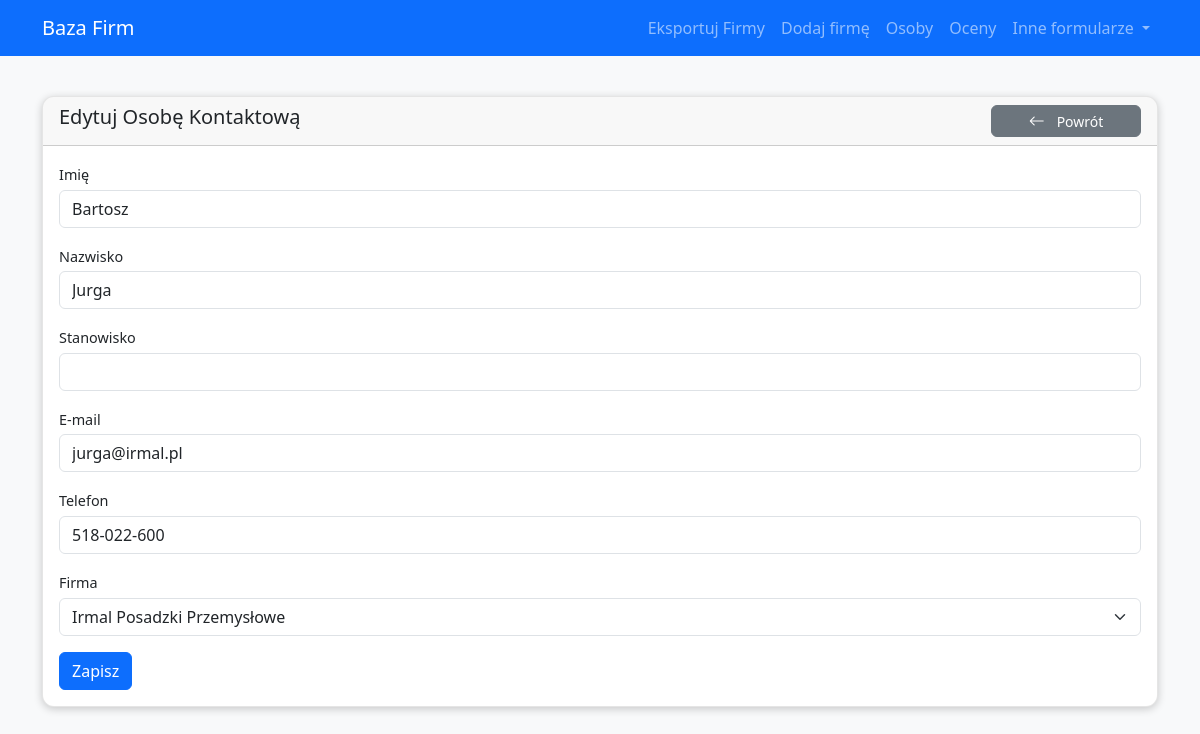
Screenshot of /persons/1/edit with the database file from the repository.
### app/models.py (models this page shows)
class Osoby(db.Model):
    __tablename__ = 'OSOBY'
    ID_OSOBY = db.Column(db.Integer, primary_key=True)
    Imie = db.Column(db.Text)
    Nazwisko = db.Column(db.Text)
    Stanowisko = db.Column(db.Text)
    e_mail = db.Column(db.Text)
    telefon = db.Column(db.Text)
    ID_FIRMY = db.Column(db.Integer, db.ForeignKey('FIRMY.ID_FIRMY'))

### app/routes.py (the view, shortened to what this page needs)
@main.route('/persons/<int:id>/edit', methods=['GET', 'POST'])
def edit_person(id):
    person = Osoby.query.get_or_404(id)
    form = SimplePersonForm(obj=person) # Teraz obj=person powinno poprawnie wypełnić WSZYSTKIE pola
    return render_template('person_form.html', form=form, title='Edytuj Osobę Kontaktową', back_url=url_for('main.list_persons'))

### app/forms.py
class SimplePersonForm(FlaskForm):
    Imie = StringField('Imię', validators=[DataRequired()])
    Nazwisko = StringField('Nazwisko', validators=[DataRequired()])
    Stanowisko = StringField('Stanowisko')
    e_mail = StringField('E-mail', validators=[Optional(), Email()])
    telefon = StringField('Telefon')
    ID_FIRMY = SelectField('Firma', coerce=int, validators=[DataRequired()])
    submit = SubmitField('Zapisz')
    def __init__(self, *args, **kwargs):
        super(SimplePersonForm, self).__init__(*args, **kwargs)
        from app.models import Firmy
        self.ID_FIRMY.choices = [(f.ID_FIRMY, f.Nazwa_Firmy) for f in Firmy.query.order_by(Firmy.Nazwa_Firmy).all()]
        self.ID_FIRMY.choices.insert(0, (0, '--- Wybierz ---'))

### app/templates/person_form.html (shortened to what this page needs)
{% extends 'base.html' %}
{% block content %}
<div class="row">
    <div class="col-12">
        <div class="card">
            <div class="card-header d-flex align-items-center">
                <div class="card-header-content d-flex justify-content-between w-100">
                    <h5 class="card-title">{{ title }}</h5>
                    <div class="card-actions">
                        <a href="{{ back_url }}" class="btn btn-secondary btn-sm">
                            <i class="bi bi-arrow-left"></i> Powrót
                        </a>
                    </div>
                </div>
            </div>
            <div class="card-body">
                <form method="POST">
                    <div class="mb-3">
                        {{ form.Imie.label(class="form-label") }}
                        {{ form.Imie(class="form-control") }}
                    </div>
                    <div class="mb-3">
                        {{ form.Nazwisko.label(class="form-label") }}
                        {{ form.Nazwisko(class="form-control") }}
                    </div>
                     <div class="mb-3">
                        {{ form.Stanowisko.label(class="form-label") }}
                        {{ form.Stanowisko(class="form-control") }}
                    </div>
                     <div class="mb-3">
                        {{ form.e_mail.label(class="form-label") }}
                        {{ form.e_mail(class="form-control") }}
                    </div>
                     <div class="mb-3">
                        {{ form.telefon.label(class="form-label") }}
                        {{ form.telefon(class="form-control") }}
                    </div>
                    <div class="mb-3">
                         {{ form.ID_FIRMY.label(class="form-label") }}
                         {{ form.ID_FIRMY(class="form-select") }}
                     </div>
                    {{ form.submit(class="btn btn-primary") }}
                </form>
            </div>
        </div>
    </div>
</div>
{% endblock %}

### app/static/css/main.css (style rules this page uses)
:root { --btn-primary-color: #0d6efd; --btn-secondary-color: #6c757d; --btn-success-color: #198754; --card-border-color: rgba(0, 0, 0, 0.1); }
body { background-color: #f8f9fa; position: relative; }
.card { border-radius: 12px; box-shadow: 0 2px 8px rgba(0, 0, 0, 0.2); margin-bottom: 1.5rem; border: 1px solid var(--card-border-color); overflow: hidden; transition: all 0.3s ease; }
.card-header .btn, .mobile-filter-content .btn { height: 32px; display: inline-flex; align-items: center; justify-content: center; gap: 0.5rem; font-weight: 500; border-radius: 0.375rem; transition: all 0.2s ease; padding: 0.375rem 0.75rem; }
.d-grid.gap-2.mt-4, .d-flex.justify-content-between { display: flex !important; flex-wrap: wrap; justify-content: space-between; gap: 8px; }
.btn .bi { font-size: 1rem; margin-right: 0.25rem; }
.d-flex.justify-content-between .btn { min-width: 150px; padding: 0.5rem 1rem; font-weight: 500; display: inline-flex; align-items: center; justify-content: center; gap: 0.5rem; }
.bi { font-size: 1rem; line-height: 1; vertical-align: middle; }
.form-label { font-weight: 500; font-size: 0.9rem; margin-bottom: 0.25rem; }

### rows the page displays
Osoby: Imie "Bartosz", Nazwisko "Jurga", e_mail "jurga@irmal.pl", telefon "518-022-600", ID_FIRMY "Irmal Posadzki Przemysłowe"

### other values shown
{{ title }} "Edytuj Osobę Kontaktową"
